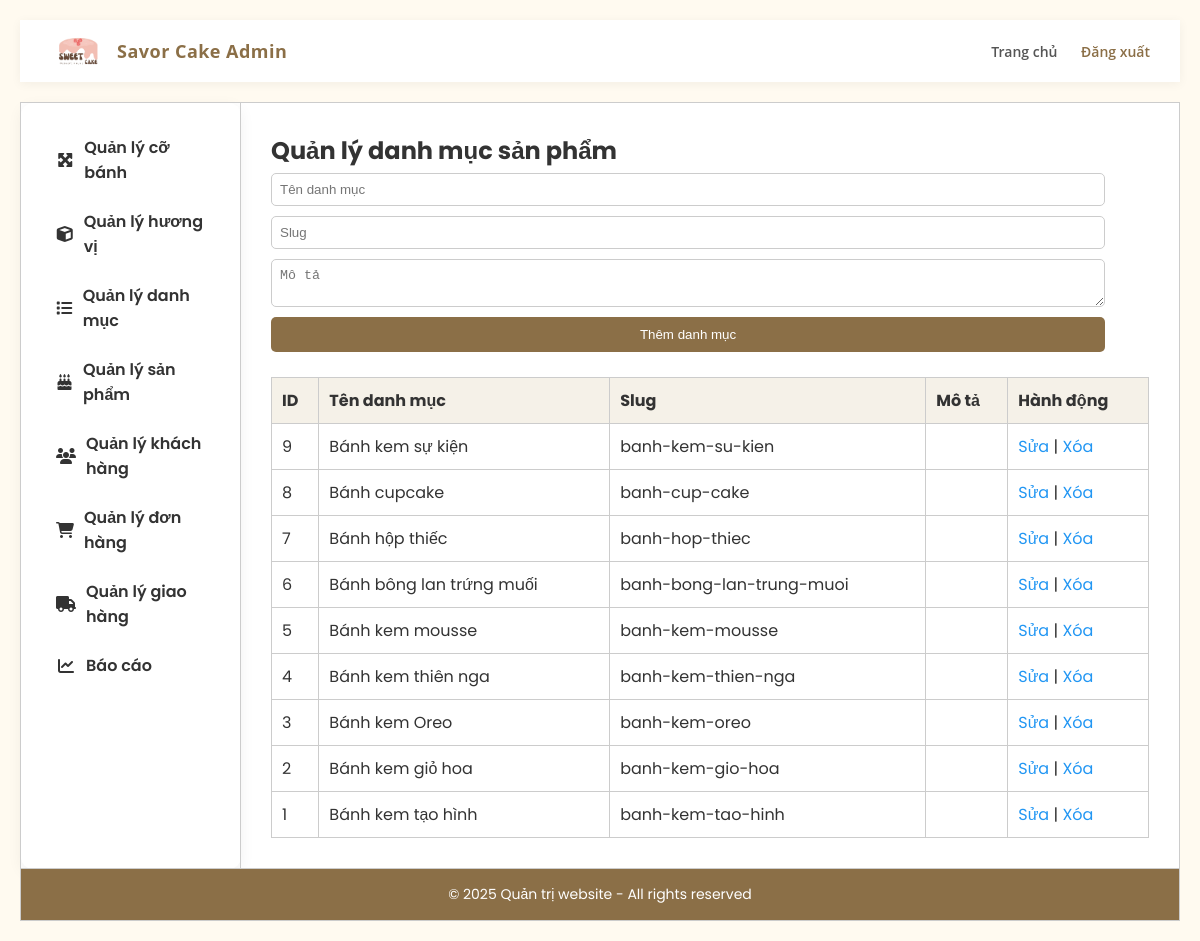
The app's page /admin/admin_dashboard.php?page=producttype (signed in), older data.
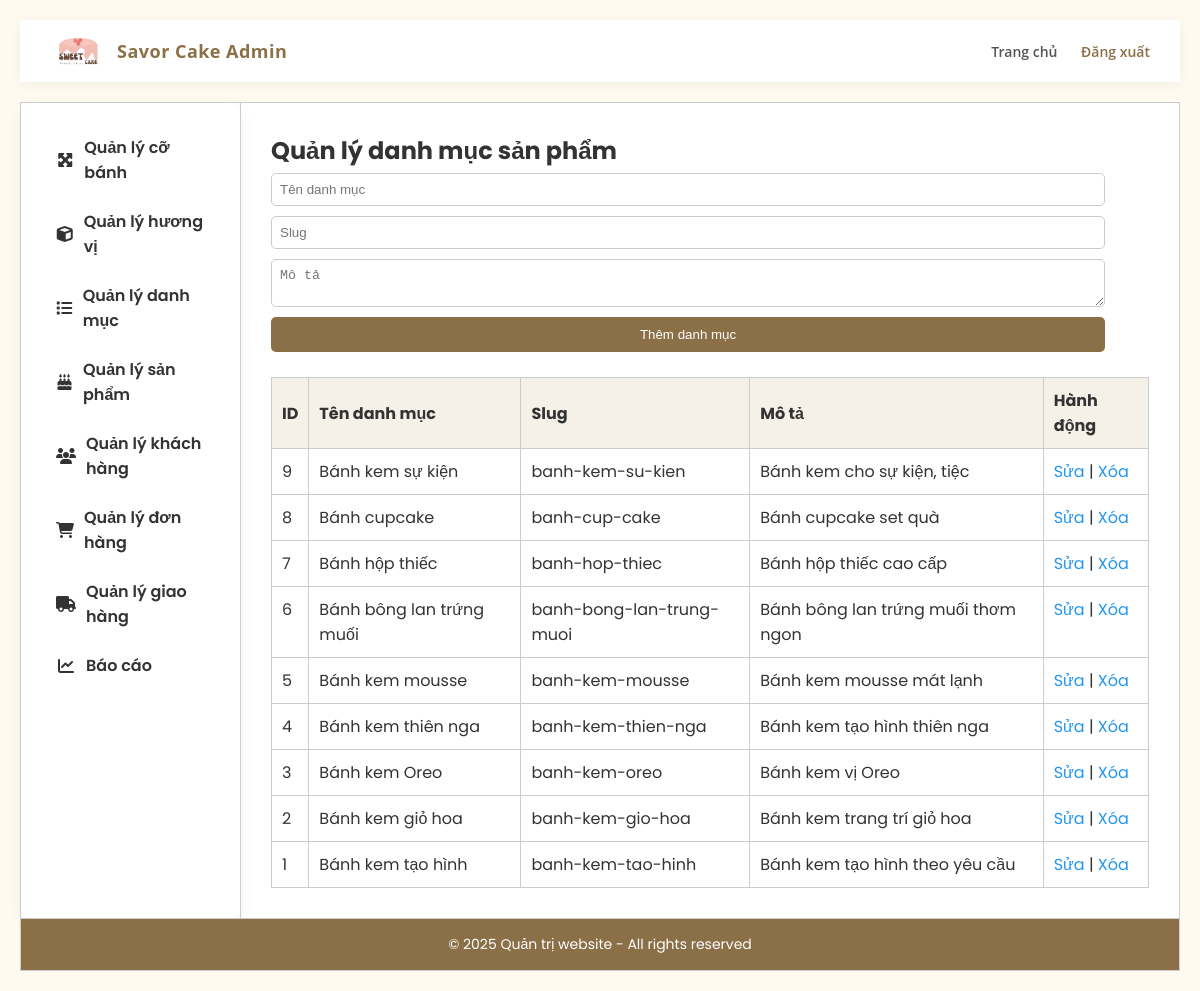
The same page, newer data.
### tables this page shows
CREATE TABLE `categories` (
  `id` int(11) NOT NULL,
  `name` varchar(100) NOT NULL,
  `slug` varchar(100) DEFAULT NULL,
  `description` text DEFAULT NULL,
  `created_at` datetime DEFAULT current_timestamp(),
  `updated_at` datetime DEFAULT current_timestamp() ON UPDATE current_timestamp()
);

### admin/manage_producttype.php (the view, shortened to what this page needs)
<?php
require_once 'connect.php';
$result = $conn->query("SELECT * FROM categories ORDER BY id DESC");
?>
<!DOCTYPE html>
<html lang="vi">
<head>
</head>
<body>
<h2>Quản lý danh mục sản phẩm</h2>
<form method="post">
    <input type="text" name="name" placeholder="Tên danh mục" required>
    <input type="text" name="slug" placeholder="Slug">
    <textarea name="description" placeholder="Mô tả"></textarea>
    <input type="submit" name="add_category" value="Thêm danh mục">
</form>
<table>
<tr><th>ID</th><th>Tên danh mục</th><th>Slug</th><th>Mô tả</th><th>Hành động</th></tr>
<?php while($row = $result->fetch_assoc()): ?>
<tr>
<td><?php echo $row['id']; ?></td>
<td><?php echo htmlspecialchars($row['name']); ?></td>
<td><?php echo htmlspecialchars($row['slug']); ?></td>
<td><?php echo htmlspecialchars($row['description']); ?></td>
<td>
    <a href="manage_producttype.php?edit=<?php echo $row['id']; ?>">Sửa</a> |
    <a href="manage_producttype.php?delete=<?php echo $row['id']; ?>" onclick="return confirm('Bạn có chắc muốn xóa?')">Xóa</a>
</td>
</tr>
<?php endwhile; ?>
</table>
</body>
</html>

Row changes from the older to the newer data that the page shows:
changed categories "Bánh kem sự kiện": description (not shown) → "Bánh kem cho sự kiện, tiệc"
changed categories "Bánh cupcake": description (not shown) → "Bánh cupcake set quà"
changed categories "Bánh hộp thiếc": description (not shown) → "Bánh hộp thiếc cao cấp"
changed categories "Bánh bông lan trứng muối": description (not shown) → "Bánh bông lan trứng muối thơm ngon"
changed categories "Bánh kem mousse": description (not shown) → "Bánh kem mousse mát lạnh"
changed categories "Bánh kem thiên nga": description (not shown) → "Bánh kem tạo hình thiên nga"
changed categories "Bánh kem Oreo": description (not shown) → "Bánh kem vị Oreo"
changed categories "Bánh kem giỏ hoa": description (not shown) → "Bánh kem trang trí giỏ hoa"
changed categories "Bánh kem tạo hình": description (not shown) → "Bánh kem tạo hình theo yêu cầu"
